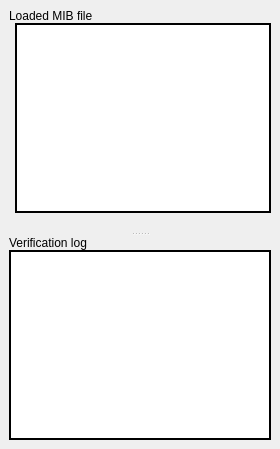
      <widget class="QWidget" name="EditorTab">
       <attribute name="title">
        <string>Editor</string>
       </attribute>
       <layout class="QGridLayout">
        <property name="leftMargin">
         <number>9</number>
        </property>
        <property name="topMargin">
         <number>9</number>
        </property>
        <property name="rightMargin">
         <number>9</number>
        </property>
        <property name="bottomMargin">
         <number>9</number>
        </property>
        <property name="spacing">
         <number>6</number>
        </property>
        <item row="0" column="0">
         <widget class="QSplitter" name="MIBSplitter">
          <property name="orientation">
           <enum>Qt::Vertical</enum>
          </property>
          <widget class="QWidget" name="MIBFileLayout">
           <layout class="QVBoxLayout">
            <property name="spacing">
             <number>0</number>
            </property>
            <property name="leftMargin">
             <number>0</number>
            </property>
            <property name="topMargin">
             <number>0</number>
            </property>
            <property name="rightMargin">
             <number>0</number>
            </property>
            <property name="bottomMargin">
             <number>0</number>
            </property>
            <item>
             <widget class="QLabel" name="MIBFileL">
              <property name="text">
               <string>Loaded MIB file</string>
              </property>
             </widget>
            </item>
            <item>
             <layout class="QHBoxLayout">
              <property name="spacing">
               <number>6</number>
              </property>
              <property name="leftMargin">
               <number>0</number>
              </property>
              <property name="topMargin">
               <number>0</number>
              </property>
              <property name="rightMargin">
               <number>0</number>
              </property>
              <property name="bottomMargin">
               <number>0</number>
              </property>
              <item>
               <widget class="MarkerWidget" name="MIBFileMarker" native="true"/>
              </item>
              <item>
               <widget class="MibTextEdit" name="MIBFile">
                <property name="sizePolicy">
                 <sizepolicy hsizetype="Expanding" vsizetype="Expanding">
                  <horstretch>0</horstretch>
                  <verstretch>0</verstretch>
                 </sizepolicy>
                </property>
                <property name="font">
                 <font>
                  <family>Courier</family>
                  <pointsize>11</pointsize>
                 </font>
                </property>
                <property name="frameShape">
                 <enum>QFrame::WinPanel</enum>
                </property>
                <property name="frameShadow">
                 <enum>QFrame::Plain</enum>
                </property>
                <property name="readOnly">
                 <bool>false</bool>
                </property>
                <property name="overwriteMode">
                 <bool>false</bool>
                </property>
               </widget>
              </item>
             </layout>
            </item>
            <item>
             <widget class="QStatusBar" name="MIBFileStatus">
              <property name="sizeGripEnabled">
               <bool>false</bool>
              </property>
             </widget>
            </item>
           </layout>
          </widget>
          <widget class="QWidget" name="MIBLogLayout">
           <layout class="QVBoxLayout">
            <property name="spacing">
             <number>0</number>
            </property>
            <property name="leftMargin">
             <number>0</number>
            </property>
            <property name="topMargin">
             <number>0</number>
            </property>
            <property name="rightMargin">
             <number>0</number>
            </property>
            <property name="bottomMargin">
             <number>0</number>
            </property>
            <item>
             <widget class="QLabel" name="MIBLogL">
              <property name="text">
               <string>Verification log</string>
              </property>
             </widget>
            </item>
            <item>
              <widget class="QTableView" name="MIBLog">
              <property name="sizePolicy">
               <sizepolicy hsizetype="Expanding" vsizetype="Expanding">
                <horstretch>0</horstretch>
                <verstretch>0</verstretch>
               </sizepolicy>
              </property>
              <property name="frameShape">
               <enum>QFrame::WinPanel</enum>
              </property>
              <property name="frameShadow">
               <enum>QFrame::Plain</enum>
              </property>
             </widget>
            </item>
           </layout>
          </widget>
         </widget>
        </item>
       </layout>
      </widget>
